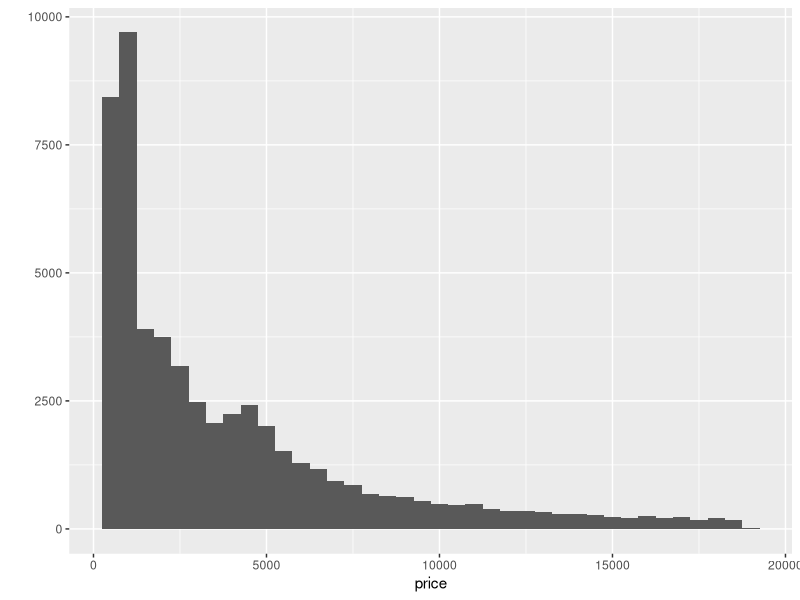
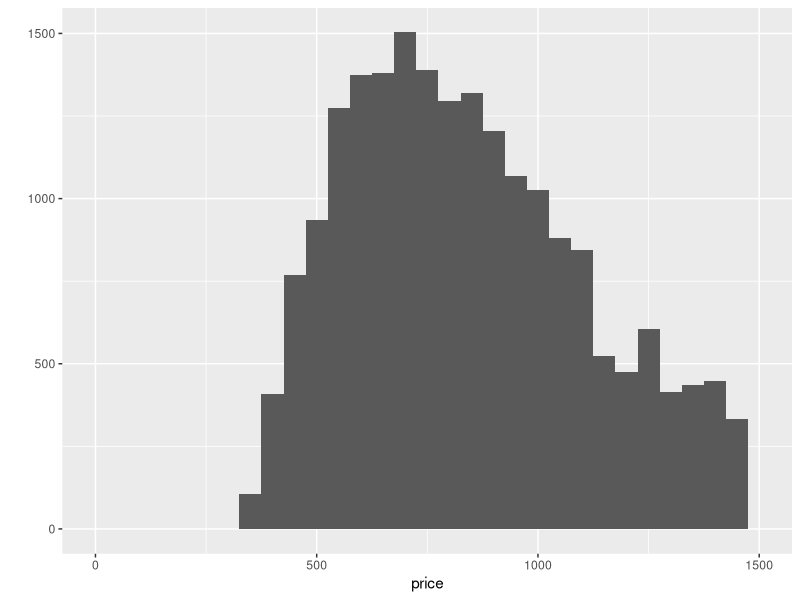
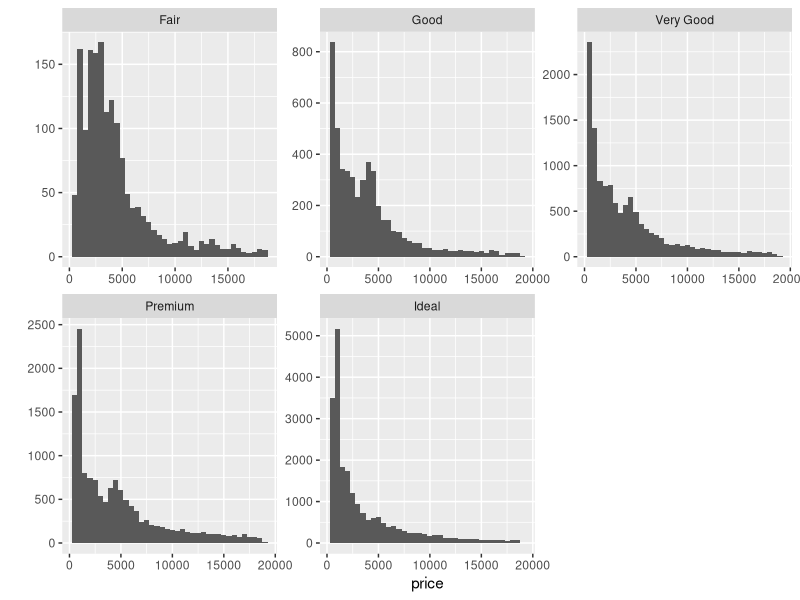
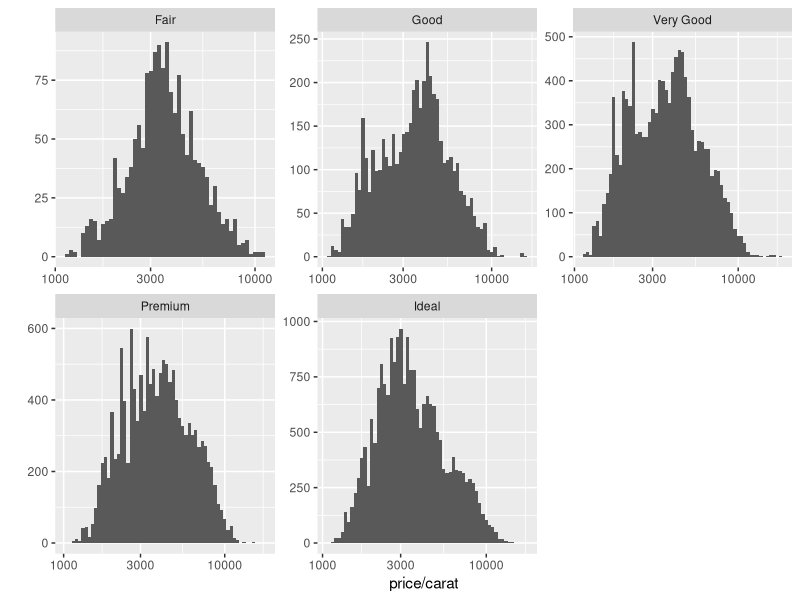

The R script that drew these images, in order:
library(ggplot2)
data(diamonds)
summary(diamonds)
dim(diamonds)

# Create a histogram of the price of all the diamonds in the diamond data set
qplot(data=diamonds, x=price, binwidth=500)
dim(subset(diamonds, diamonds$price<500))
dim(subset(diamonds, diamonds$price<250))
dim(subset(diamonds, diamonds$price<15000))


# Explore the larget peak in the price histogram you created earlier.
# Try limiting the x-axis, altering the bin width, and setting differenet breaks on the x-axis
qplot(data=diamonds, x=price, binwidth=50) + scale_x_continuous(limits=c(0,1500))

# Break out the histogram of diamond prices by cut
qplot(data=diamonds, x=price, binwidth=500) + facet_wrap(~cut, scales="free")

# Create a histogram of price per carat and facet it by cut.
# Adjust the binwidth and transform the scale of the x-axis using log10
qplot(data=diamonds, x=price/carat, binwidth=.02) + facet_wrap(~cut,scales = "free") + scale_x_log10()

# Investigate the price of diamonds using box plots, numerical summaries, and one of the following categorical variables: cut, clarity, or color.

a<-qplot(x=clarity, y=price, data=diamonds, geom='boxplot') + coord_cartesian(ylim = c(0,7000))
b<-qplot(x=color, y=price, data=diamonds, geom='boxplot') + coord_cartesian(ylim=c(0,8000))
c<-qplot(x=cut, y=price, data=diamonds, geom='boxplot') + coord_cartesian(ylim=c(0,7000))

# summary of price data of diamonds split by each cut level
by(diamonds$price, diamonds$cut, summary)
